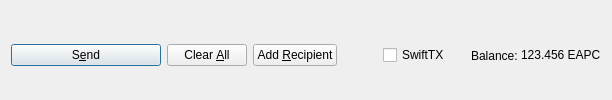
         <widget class="QFrame" name="frame_Send">
          <layout class="QHBoxLayout" name="horizontalLayout">
           <property name="bottomMargin">
            <number>0</number>
           </property>
           <item>
            <widget class="QPushButton" name="sendButton">
             <property name="minimumSize">
              <size>
               <width>150</width>
               <height>0</height>
              </size>
             </property>
             <property name="toolTip">
              <string>Confirm the send action</string>
             </property>
             <property name="text">
              <string>S&amp;end</string>
             </property>
             <property name="icon">
              <iconset resource="../escortcoin.qrc">
               <normaloff>:/icons/send</normaloff>:/icons/send</iconset>
             </property>
             <property name="autoDefault">
              <bool>false</bool>
             </property>
             <property name="default">
              <bool>true</bool>
             </property>
            </widget>
           </item>
           <item>
            <widget class="QPushButton" name="clearButton">
             <property name="sizePolicy">
              <sizepolicy hsizetype="Minimum" vsizetype="Fixed">
               <horstretch>0</horstretch>
               <verstretch>0</verstretch>
              </sizepolicy>
             </property>
             <property name="toolTip">
              <string>Clear all fields of the form.</string>
             </property>
             <property name="text">
              <string>Clear &amp;All</string>
             </property>
             <property name="icon">
              <iconset resource="../escortcoin.qrc">
               <normaloff>:/icons/remove</normaloff>:/icons/remove</iconset>
             </property>
             <property name="autoDefault">
              <bool>false</bool>
             </property>
            </widget>
           </item>
           <item>
            <widget class="QPushButton" name="addButton">
             <property name="toolTip">
              <string>Send to multiple recipients at once</string>
             </property>
             <property name="text">
              <string>Add &amp;Recipient</string>
             </property>
             <property name="icon">
              <iconset resource="../escortcoin.qrc">
               <normaloff>:/icons/add</normaloff>:/icons/add</iconset>
             </property>
             <property name="autoDefault">
              <bool>false</bool>
             </property>
            </widget>
           </item>
           <item>
            <spacer name="horizontalSpacer">
             <property name="orientation">
              <enum>Qt::Horizontal</enum>
             </property>
             <property name="sizeHint" stdset="0">
              <size>
               <width>40</width>
               <height>20</height>
              </size>
             </property>
            </spacer>
           </item>
           <item>
            <layout class="QHBoxLayout" name="horizontalLayout_2">
             <property name="spacing">
              <number>3</number>
             </property>
             <item>
              <widget class="QCheckBox" name="checkSwiftTX">
               <property name="enabled">
                <bool>true</bool>
               </property>
               <property name="minimumSize">
                <size>
                 <width>85</width>
                 <height>0</height>
                </size>
               </property>
               <property name="text">
                <string>SwiftTX</string>
               </property>
              </widget>
             </item>
             <item>
              <widget class="QLabel" name="label">
               <property name="text">
                <string>Balance:</string>
               </property>
              </widget>
             </item>
             <item>
              <widget class="QLabel" name="labelBalance">
               <property name="sizePolicy">
                <sizepolicy hsizetype="Preferred" vsizetype="Fixed">
                 <horstretch>0</horstretch>
                 <verstretch>0</verstretch>
                </sizepolicy>
               </property>
               <property name="cursor">
                <cursorShape>IBeamCursor</cursorShape>
               </property>
               <property name="text">
                <string notr="true">123.456 EAPC</string>
               </property>
               <property name="textInteractionFlags">
                <set>Qt::LinksAccessibleByMouse|Qt::TextSelectableByKeyboard|Qt::TextSelectableByMouse</set>
               </property>
              </widget>
             </item>
            </layout>
           </item>
          </layout>
         </widget>
